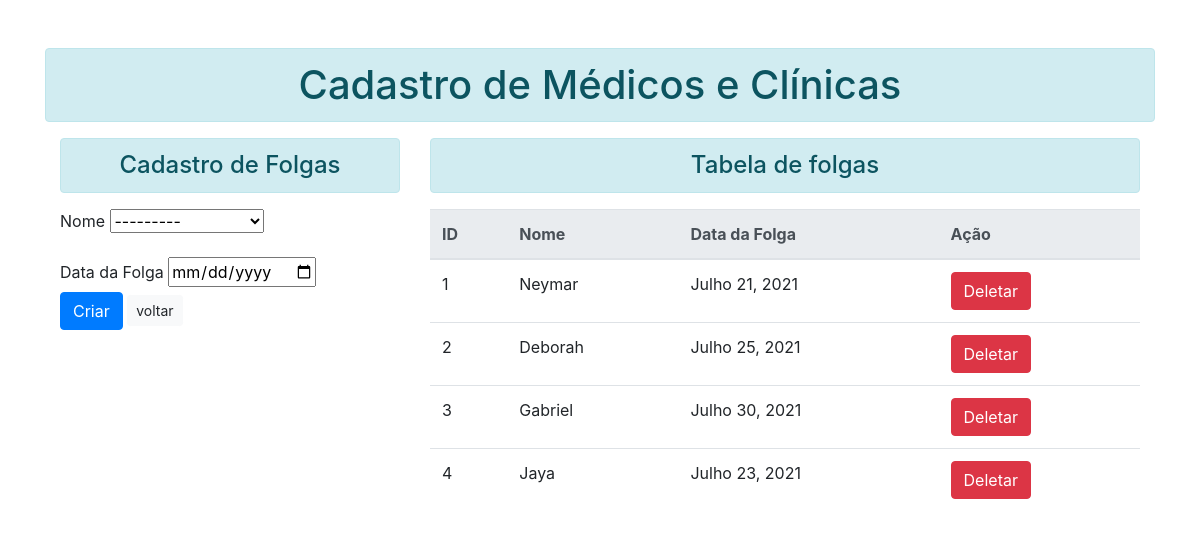
The page /cadastro-de-folga on the database as committed earlier.
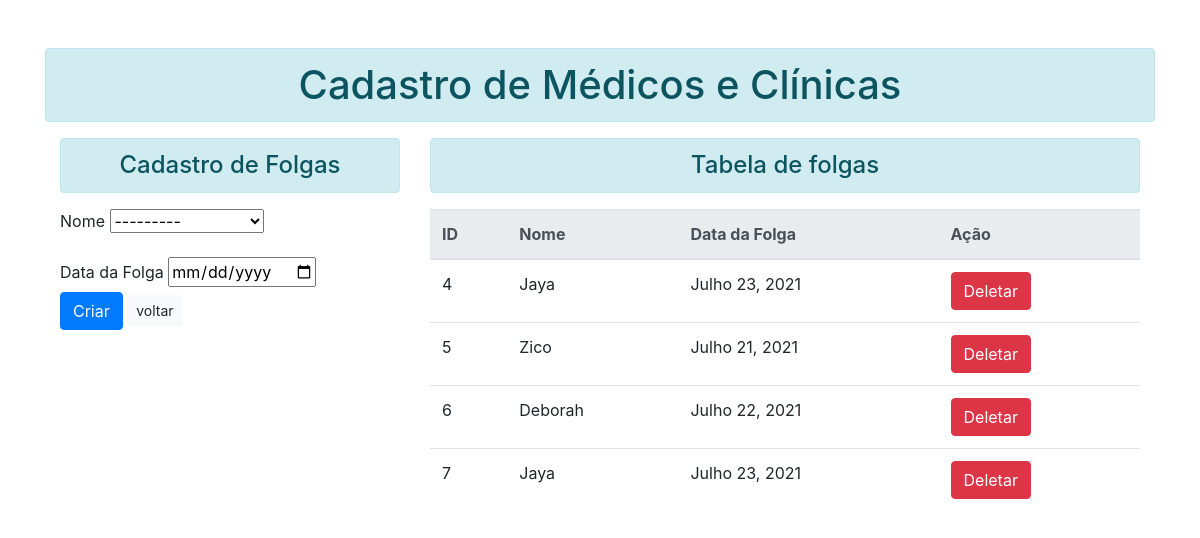
The same page on the database as committed later.
### myapp/models.py (models this page shows)
class TabelaFolga(models.Model):
    nome = models.CharField(max_length=45)
    data_da_folga = models.DateField()

### myapp/views.py (the view)
# urls.py: path('cadastro-de-folga', views.cadastro_folga, name='cadastro-de-folga'),
def cadastro_folga(request):
    folga = TabelaFolga.objects.all()
    medicos = Medico.objects.all()
    if request.method == 'POST':
        form = TabelaFolgaForms(request.POST)
        if form.is_valid():
            form.save()
            print('o cara foi cadatrado!')
        else:
            print('deu B.O siô')
    else:
        form = TabelaFolgaForms()
    return render(request, 'html/cadastro_de_folga.html', {'folga': folga, 'form': form, 'medicos': medicos})

### myapp/forms.py
class TabelaFolgaForms(forms.ModelForm):
    class Meta:
        model = TabelaFolga
        fields = '__all__'

### myapp/templates/html/cadastro_de_folga.html (shortened to what this page needs)
{% extends "base.html" %}
{% block content %}
    <div class="container">
        <div class="row">
        <div class="col">
            <h4 class="text-center alert alert-info">Cadastro de Folgas</h4>
            <form method="post">{% csrf_token %}
                <div class="form-group">
                <label>Nome</label>
                <select name="nome" required="" id="id_nome">
                <option value="" selected="">---------</option>
                </select>
                </div>
                <label>Data da Folga</label>
                <input type="date" name="data_da_folga" required="" id="id_data_da_folga">
                <br>
                <button type="submit" class="btn btn-primary">Criar</button>
                <a href="{% url 'home'%}"class="btn btn-light btn-sm">voltar</a>
            </form>
        </div>
    <div class="col-sm-8">
    <h4 class="text-center alert alert-info">Tabela de folgas</h4>
    {% if folga %}
    <div>
    <table class="table table-hover">
        <thead class="thead-light">
            <tr>
                <th scope='col'>ID</th>
                <th scope="col">Nome</th>
                <th scope="col">Data da Folga</th>
                <th scope="col">Ação</th>
            </tr>
            </thead>
            <tbody>
                {% for item in folga %}
                    <tr>
                    <td>{{item.id}}</td>
                    <td>{{item.nome}}</td>
                    <td>{{item.data_da_folga}}</td>
                    <td>
                        <form action="{% url 'deletar-folga' item.id %}" method="post" class="d-inline">{% csrf_token %}
                            <input type="submit" class="btn btn-danger" value="Deletar">
                        </form>
                    </td>
                    </tr>
                {% endfor %}
            </tbody>
        </table>
      </div>
      {% endif %}
    </div>
    </div>
    </div>
{% endblock content %}

### myapp/templates/base.html (shortened to what this page needs)
<!doctype html>
<html lang="pt-br">
  <head>
    <link rel="stylesheet" href="https://cdn.jsdelivr.net/npm/bootstrap@4.6.0/dist/css/bootstrap.min.css">
  </head>
  <body>
      <div class="container mt-5">
      <h1 class="text-center alert alert-info">Cadastro de Médicos e Clínicas</h1>
        {% block content%}
        {% endblock content%}
      </div>
  </body>
</html>

Rows that differ between the two databases and show on the page:
removed TabelaFolga: id "1", nome "Neymar", data_da_folga "Julho 21, 2021"
removed TabelaFolga: id "2", nome "Deborah", data_da_folga "Julho 25, 2021"
removed TabelaFolga: id "3", nome "Gabriel", data_da_folga "Julho 30, 2021"
added TabelaFolga: id "5", nome "Zico", data_da_folga "Julho 21, 2021"
added TabelaFolga: id "6", nome "Deborah", data_da_folga "Julho 22, 2021"
added TabelaFolga: id "7", nome "Jaya", data_da_folga "Julho 23, 2021"
